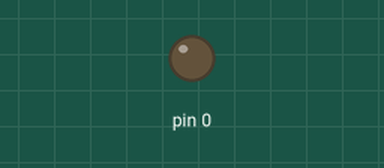
Recording of a sketch running on a simulated Arduino Uno, built with avr-gcc and run on an emulated ATmega328P. Parts: output pins drawn as LEDs (lit = HIGH). Dashed ring = blinking.

Above: at 0.12 s.
At 2.84 s:
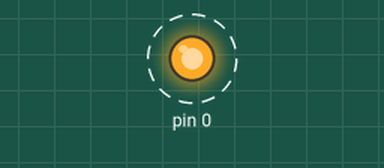
Timing chart, 0 to 3.1 s (numbered marks = the images above):
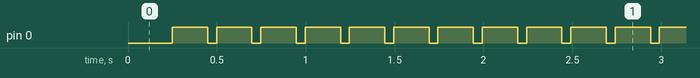

Measured:
- by itself, pin 0: alternates HIGH for 0.20 s and LOW for 0.05 s

The sketch:

Exp_1_Obs_4.ino
```cpp
#include<avr/io.h>
#include<util/delay.h>
int count = 0;
int main (void)
{
  DDRD = 0x01;
  TCCR2A = 0x00;
  TCCR2B = 0x03;
  while (1)
  {
    if (TCNT2 == 249)
    {
      count++;
      TCNT2 = 0;
    }
    if (count == 400)
    {
      PORTD = 0x00;
    }
    if (count == 500)
    {
      PORTD = 0x01;
      count = 0;
    }
  }
}
```
